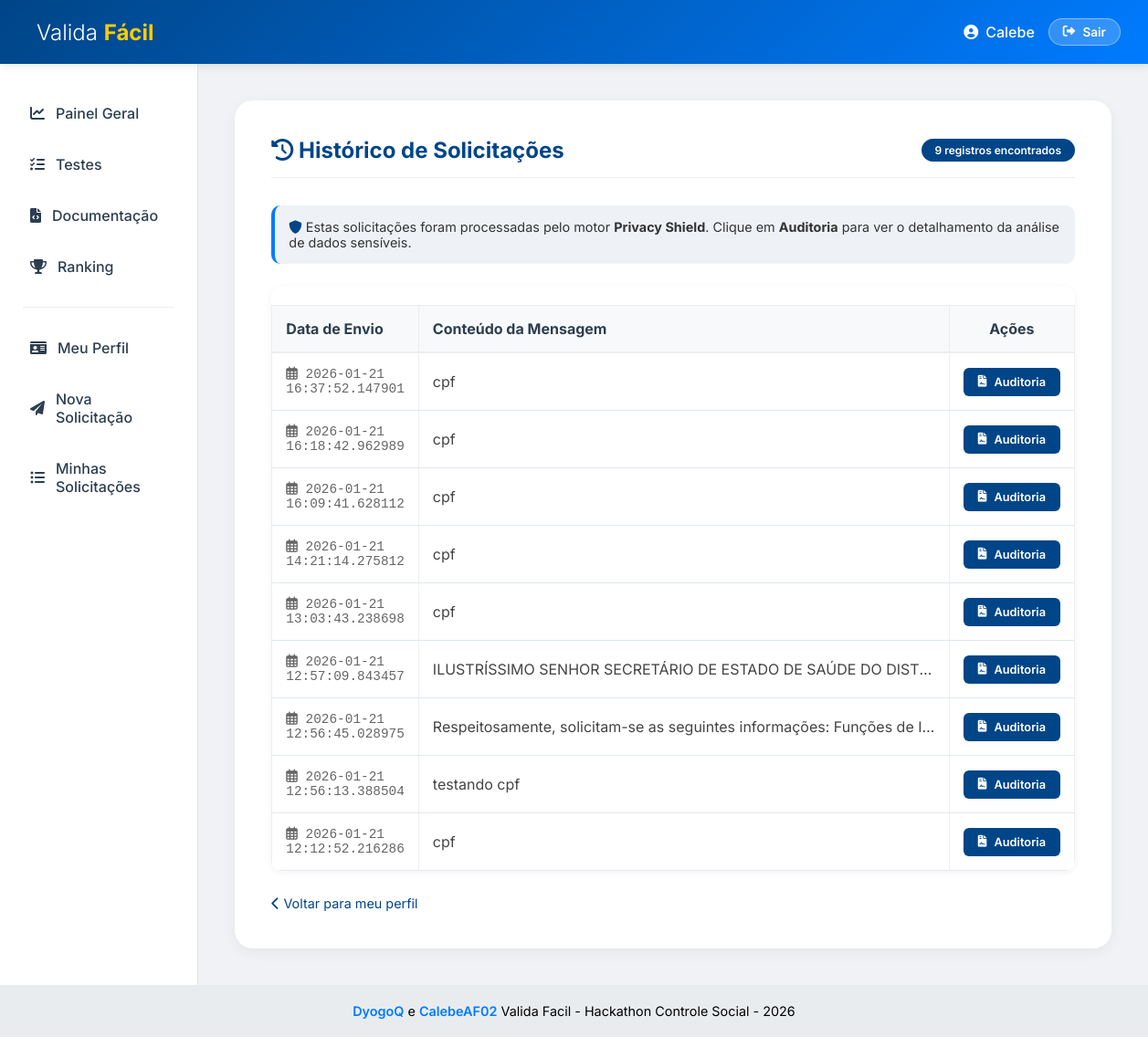
Page /ver_solicitacoes (signed in) on the earlier database version.
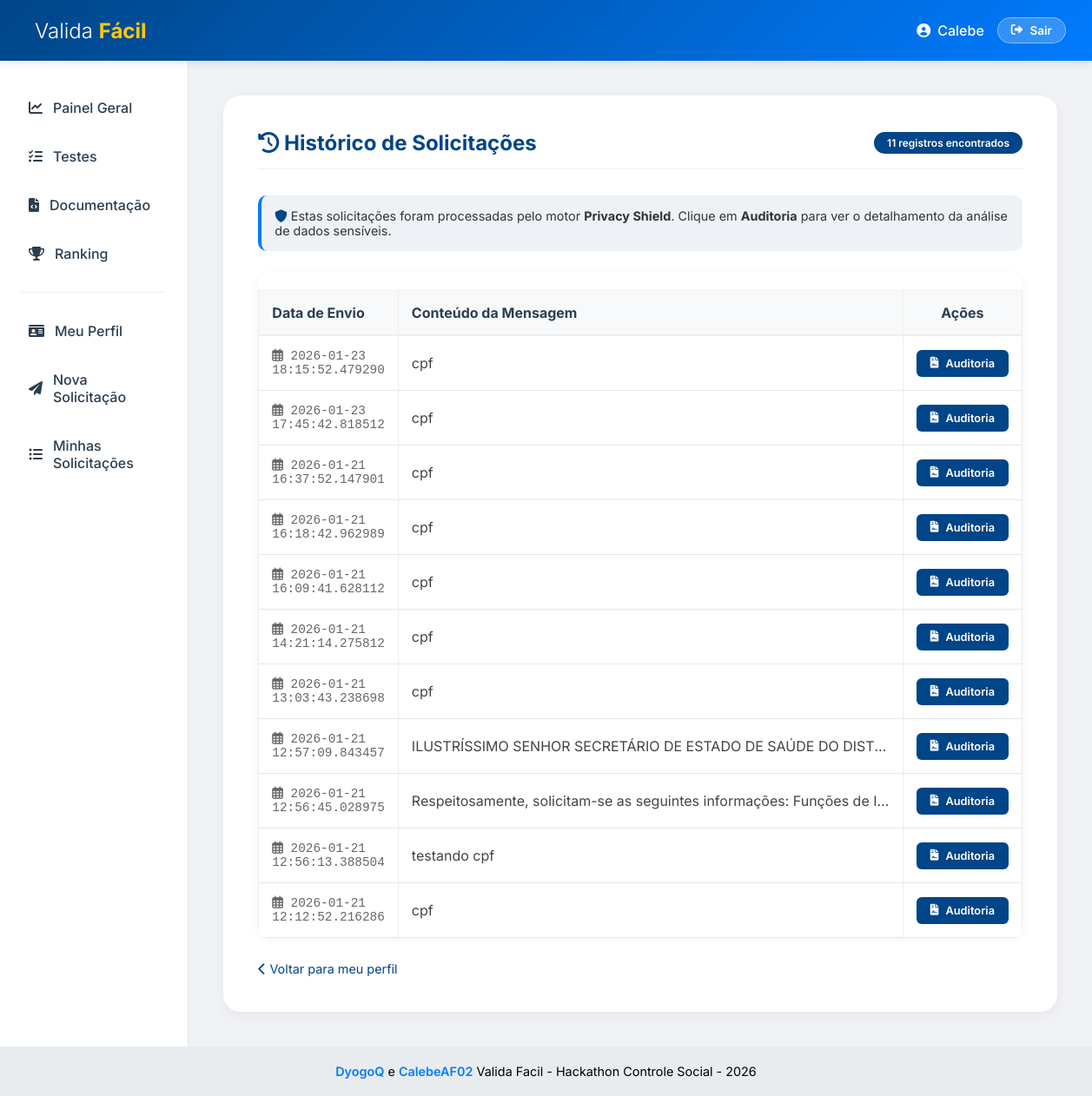
Same page on the later database version.
### tables this page shows
CREATE TABLE solicitacoes
    (
        id
        INTEGER
        PRIMARY
        KEY
        AUTOINCREMENT,
        usuario_id
        INTEGER
        NOT
        NULL,
        texto
        TEXT
        NOT
        NULL,
        data_envio
        TIMESTAMP
        DEFAULT
        CURRENT_TIMESTAMP,
        FOREIGN
        KEY
                       (
        usuario_id
                       ) REFERENCES usuarios
                       (
                           id
                       ) );

### src/paginas/real/solicitacao.py (the view)
@solicitacao_bp.route("/ver_solicitacoes")
@login_required
def ver_solicitacoes():
    user_id = session["user_id"]
    conn = sqlite3.connect(obter_caminho_banco())
    cursor = conn.cursor()
    cursor.execute("""
        SELECT texto, data_envio, id
        FROM solicitacoes
        WHERE usuario_id = ?
        ORDER BY data_envio DESC
    """, (user_id,))
    solicitacoes = cursor.fetchall()
    conn.close()
    return render_template("real/pagina_ver_solicitacoes.html", solicitacoes=solicitacoes)

### src/paginas/real/auth.py (called while the page is built)
def login_required(f):
    @wraps(f)
    def decorated_function(*args, **kwargs):
        if "user_id" not in session:  # Use 'user_id' aqui
            flash("Você precisa estar logado para acessar o perfil.", "error")
            return redirect(url_for("auth.login"))
        return f(*args, **kwargs)
    return decorated_function

### src/utils/banco.py (called while the page is built)
def obter_caminho_banco() -> str:
    base_dir = os.path.abspath(os.path.join(os.path.dirname(__file__), "..", ".."))
    dados_dir = os.path.join(base_dir, "dados")
    os.makedirs(dados_dir, exist_ok=True)
    return os.path.join(dados_dir, "banco.db")

### templates/real/pagina_ver_solicitacoes.html (shortened to what this page needs)
{% extends "base.html" %}
{% block main %}
<div style="display: flex; justify-content: space-between; align-items: center; margin-bottom: 30px; border-bottom: 1px solid #eee; padding-bottom: 15px;">
    <h2 style="margin: 0; color: var(--primary);"><i class="fas fa-history"></i> Histórico de Solicitações</h2>
    <span class="badge" style="background: var(--primary); color: white; padding: 5px 15px; border-radius: 20px;">
        {{ solicitacoes|length }} registros encontrados
    </span>
</div>
<div class="info-alert" style="background: #eef2f7; padding: 15px; border-radius: 10px; margin-bottom: 25px; border-left: 4px solid var(--secondary); font-size: 0.9rem; color: #333;">
    <i class="fas fa-shield-alt" style="color: var(--primary);"></i>
    Estas solicitações foram processadas pelo motor <strong>Privacy Shield</strong>. Clique em <strong>Auditoria</strong> para ver o detalhamento da análise de dados sensíveis.
</div>
<div style="background: white; border-radius: 12px; box-shadow: 0 2px 10px rgba(0,0,0,0.05); overflow: hidden;">
    <table class="doc-table" style="width: 100%; border-collapse: collapse;">
        <thead>
            <tr style="background-color: #f8f9fa; text-align: left; border-bottom: 2px solid #eee;">
                <th style="padding: 15px; width: 180px;">Data de Envio</th>
                <th style="padding: 15px;">Conteúdo da Mensagem</th>
                <th style="padding: 15px; width: 180px; text-align: center;">Ações</th>
            </tr>
        </thead>
        <tbody>
            {% if solicitacoes %}
                {% for texto, data, id_real in solicitacoes %}
                <tr style="border-bottom: 1px solid #f0f0f0; transition: background 0.3s;" onmouseover="this.style.backgroundColor='#fafafa'" onmouseout="this.style.backgroundColor='transparent'">
                    <td style="padding: 15px; font-family: 'Courier New', Courier, monospace; color: #666; font-size: 0.9rem;">
                        <i class="far fa-calendar-alt"></i> {{ data }}
                    </td>
                    <td style="padding: 15px;">
                        <div style="max-width: 550px; white-space: nowrap; overflow: hidden; text-overflow: ellipsis; color: #444;" title="{{ texto }}">
                            {{ texto }}
                        </div>
                    </td>
                    <td style="padding: 15px; text-align: center;">
                        <a href="{{ url_for('solicitacao.detalhes_solicitacao', solicitacao_id=id_real) }}"
                           class="btn-primary"
                           style="padding: 8px 16px; font-size: 0.8rem; background: var(--primary); text-decoration: none; border-radius: 6px; display: inline-flex; align-items: center; gap: 8px;">
                            <i class="fas fa-file-contract"></i> Auditoria
                        </a>
                    </td>
                </tr>
                {% endfor %}
            {% endif %}
        </tbody>
    </table>
</div>
<div style="margin-top: 25px;">
    <a href="{{ url_for('perfil.pagina_meu_perfil') }}" style="color: var(--primary); text-decoration: none; font-size: 0.9rem;">
        <i class="fas fa-chevron-left"></i> Voltar para meu perfil
    </a>
</div>
{% endblock %}

### templates/base.html (shortened to what this page needs)
<!doctype html>
<html lang="pt-br">
<head>
    <link rel="stylesheet" href="https://cdnjs.cloudflare.com/ajax/libs/font-awesome/6.0.0/css/all.min.css">
    <link rel="stylesheet" href="{{ url_for('static', filename='css/style.css') }}?v=1.4">
</head>
<body>
<div class="app-container">
    <header class="navbar">
        <div class="navbar-brand">
            <span>Valida <strong>Fácil</strong></span>
        </div>
        <div class="navbar-user">
            {% if session.get('user_id') %}
            <div style="display: flex; align-items: center; gap: 15px;">
                <a href="{{ url_for('perfil.pagina_meu_perfil') }}" class="btn-perfil-nav"
                   style="color: white; text-decoration: none; font-weight: 500; display: flex; align-items: center; gap: 8px;">
                    <i class="fas fa-user-circle"></i>
                    <span>{{ session.get('user_name', 'Usuário') }}</span>
                </a>
                <a href="{{ url_for('auth.logout') }}" class="btn-logout"
                   style="background: rgba(255,255,255,0.2); color: white; padding: 6px 15px; border-radius: 20px; text-decoration: none; font-size: 0.85rem; border: 1px solid rgba(255,255,255,0.4);">
                    <i class="fas fa-sign-out-alt"></i> Sair
                </a>
            </div>
            {% else %}
            <a href="{{ url_for('auth.login') }}" class="btn-login"
               style="color: white; text-decoration: none; font-weight: 600;">
                Acessar Sistema
            </a>
            {% endif %}
        </div>
    </header>
    <div class="main-layout">
        <aside class="sidebar">
            <nav class="side-menu">
                <a href="{{ url_for('index.pagina_index') }}" class="nav-item">
                    <i class="fas fa-chart-line"></i> Painel Geral
                </a>
                <a href="{{ url_for('lista_de_testes.pagina_testes') }}" class="nav-item">
                    <i class="fas fa-list-check"></i> Testes
                </a>
                <a href="{{ url_for('documentacao.pagina_documentacao') }}" class="nav-item">
                    <i class="fas fa-file-code"></i> Documentação
                </a>
                <a href="{{ url_for('ranking_de_testes.pagina_ranking_de_testes') }}" class="nav-item">
                    <i class="fas fa-trophy"></i> Ranking
                </a>
                {% if session.get('user_id') %}
                <div class="menu-divider" style="height: 1px; background: #eee; margin: 20px 10px;"></div>
                <a href="{{ url_for('perfil.pagina_meu_perfil') }}" class="nav-item">
                    <i class="fas fa-id-card"></i> Meu Perfil
                </a>
                <a href="{{ url_for('solicitacao.pagina_enviar_solicitacao') }}" class="nav-item">
                    <i class="fas fa-paper-plane"></i> Nova Solicitação
                </a>
                <a href="{{ url_for('solicitacao.ver_solicitacoes') }}" class="nav-item">
                    <i class="fas fa-list-ul"></i> Minhas Solicitações
                </a>
                {% endif %}
            </nav>
        </aside>
        <main class="content-area">
            <div class="glass-card">
                {% block main %}{% endblock %}
            </div>
        </main>
    </div>
   {% extends "includes/footer.html" %}

### templates/includes/footer.html
<footer class="footer" role="contentinfo">
  <p>
    <a href="https://github.com/DyogoQ" target="_blank" rel="noopener noreferrer">DyogoQ</a> e
    <a href="https://github.com/CalebeAF02" target="_blank" rel="noopener noreferrer">CalebeAF02</a>
    Valida Facil - Hackathon Controle Social - 2026
  </p>
</footer>

### static/css/style.css (style rules this page uses)
:root { --primary: #004587; --secondary: #007bff; --success: #2ecc71; --danger: #e74c3c; --warning: #f1c40f; --bg-body: #f0f2f5; --sidebar-bg: #ffffff; --text-main: #2c3e50; --text-muted: #7f8c8d; --shadow: 0 4px 15px rgba(0, 0, 0, 0.05); --transition: all 0.3s cubic-bezier(0.25, 0.8, 0.25, 1); }
* { margin: 0; padding: 0; box-sizing: border-box; }
body { font-family: 'Inter', sans-serif; background-color: var(--bg-body); color: var(--text-main); overflow-x: hidden; }
.app-container { display: flex; flex-direction: column; min-height: 100vh; }
.navbar { height: 70px; background: linear-gradient(135deg, var(--primary), var(--secondary)); color: white; display: flex; justify-content: space-between; align-items: center; padding: 0 30px; box-shadow: 0 2px 10px rgba(0, 0, 0, 0.1); z-index: 1000; }
.navbar-brand { font-size: 1.5rem; font-weight: 300; display: flex; align-items: center; gap: 10px; }
.navbar-brand strong { font-weight: 700; color: #ffcc00; }
.btn-logout, .btn-login, .btn-primary { padding: 10px 20px; border-radius: 25px; text-decoration: none; font-weight: 600; font-size: 0.9rem; transition: var(--transition); border: none; cursor: pointer; display: inline-flex; align-items: center; gap: 8px; }
.btn-primary { background: var(--secondary); color: white; }
.btn-logout { background: rgba(255, 255, 255, 0.15); color: white; border: 1px solid rgba(255, 255, 255, 0.3); }
.main-layout { display: flex; flex: 1; }
.sidebar { width: 260px; background: var(--sidebar-bg); border-right: 1px solid #e1e4e8; padding: 30px 15px; }
.nav-item { display: flex; align-items: center; gap: 12px; padding: 14px 18px; color: var(--text-main); text-decoration: none; font-weight: 500; border-radius: 12px; margin-bottom: 8px; transition: var(--transition); }
.content-area { flex: 1; padding: 40px; max-width: 1400px; }
.glass-card { background: white; border-radius: 20px; padding: 40px; box-shadow: var(--shadow); min-height: 80vh; }
.doc-table { width: 100%; border-collapse: collapse; margin-top: 20px; }
.doc-table th { background: #f8f9fa; padding: 12px; border: 1px solid #eee; }
.doc-table td { padding: 12px; border: 1px solid #eee; background: white; }
.footer { padding: 20px; text-align: center; background-color: #e9ecef; color: #000000; font-size: 0.9rem; }
.footer a { color: #007bff; text-decoration: none; font-weight: 600; }
.doc-table th, .doc-table td { padding: 12px 16px; border-bottom: 1px solid #e2e8f0; }
.badge { padding: 4px 10px; border-radius: 6px; font-size: 0.75rem; font-weight: 600; display: inline-block; }

Differences in the rows shown:
added solicitacoes: data_envio "2026-01-23 18:15:52.479290", texto "cpf"
added solicitacoes: data_envio "2026-01-23 17:45:42.818512", texto "cpf"
Other differences:
{{ solicitacoes|length }}: "9" → "11"
